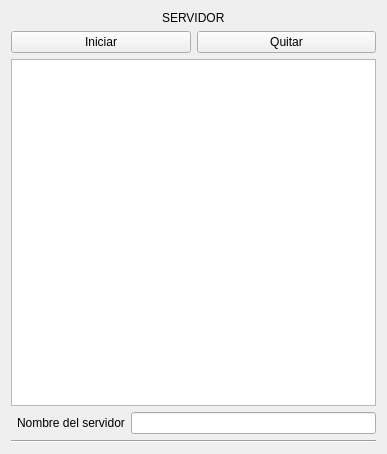
<?xml version="1.0" encoding="UTF-8"?>
<ui version="4.0">
 <class>Widget</class>
 <widget class="QWidget" name="Widget">
  <property name="geometry">
   <rect>
    <x>0</x>
    <y>0</y>
    <width>387</width>
    <height>454</height>
   </rect>
  </property>
  <property name="windowTitle">
   <string>Widget</string>
  </property>
  <layout class="QGridLayout" name="gridLayout_2">
   <item row="4" column="0">
    <widget class="Line" name="line">
     <property name="orientation">
      <enum>Qt::Horizontal</enum>
     </property>
    </widget>
   </item>
   <item row="0" column="0">
    <layout class="QGridLayout" name="gridLayout">
     <item row="0" column="0" alignment="Qt::AlignHCenter">
      <widget class="QLabel" name="label">
       <property name="text">
        <string>SERVIDOR</string>
       </property>
      </widget>
     </item>
    </layout>
   </item>
   <item row="1" column="0">
    <layout class="QHBoxLayout" name="horizontalLayout">
     <item>
      <widget class="QPushButton" name="iniciar">
       <property name="text">
        <string>Iniciar</string>
       </property>
      </widget>
     </item>
     <item>
      <widget class="QPushButton" name="quitar">
       <property name="text">
        <string>Quitar</string>
       </property>
      </widget>
     </item>
    </layout>
   </item>
   <item row="3" column="0">
    <layout class="QHBoxLayout" name="horizontalLayout_2">
     <item>
      <widget class="Line" name="line_2">
       <property name="orientation">
        <enum>Qt::Horizontal</enum>
       </property>
      </widget>
     </item>
     <item>
      <widget class="QLabel" name="label_2">
       <property name="text">
        <string>Nombre del servidor</string>
       </property>
      </widget>
     </item>
     <item>
      <widget class="QLineEdit" name="nombreServidor2"/>
     </item>
    </layout>
   </item>
   <item row="2" column="0">
    <widget class="QListWidget" name="listservidor"/>
   </item>
  </layout>
 </widget>
 <resources/>
 <connections/>
</ui>
